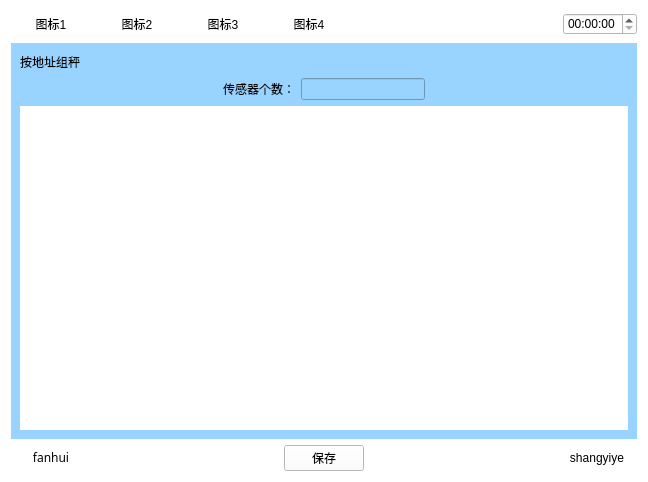
<?xml version="1.0" encoding="UTF-8"?>
<ui version="4.0">
 <class>Andizhizucheng2</class>
 <widget class="QWidget" name="Andizhizucheng2">
  <property name="geometry">
   <rect>
    <x>0</x>
    <y>0</y>
    <width>648</width>
    <height>482</height>
   </rect>
  </property>
  <property name="windowTitle">
   <string>Form</string>
  </property>
  <property name="styleSheet">
   <string notr="true">background-color: rgb(255, 255, 255);</string>
  </property>
  <layout class="QVBoxLayout" name="verticalLayout_3" stretch="1,5,1">
   <item>
    <layout class="QHBoxLayout" name="horizontalLayout_5">
     <item>
      <widget class="QPushButton" name="pushButton">
       <property name="text">
        <string>图标1</string>
       </property>
       <property name="flat">
        <bool>true</bool>
       </property>
      </widget>
     </item>
     <item>
      <widget class="QPushButton" name="pushButton_2">
       <property name="text">
        <string>图标2</string>
       </property>
       <property name="flat">
        <bool>true</bool>
       </property>
      </widget>
     </item>
     <item>
      <widget class="QPushButton" name="pushButton_3">
       <property name="text">
        <string>图标3</string>
       </property>
       <property name="flat">
        <bool>true</bool>
       </property>
      </widget>
     </item>
     <item>
      <widget class="QPushButton" name="pushButton_4">
       <property name="text">
        <string>图标4</string>
       </property>
       <property name="flat">
        <bool>true</bool>
       </property>
      </widget>
     </item>
     <item>
      <spacer name="horizontalSpacer_4">
       <property name="orientation">
        <enum>Qt::Horizontal</enum>
       </property>
       <property name="sizeHint" stdset="0">
        <size>
         <width>40</width>
         <height>20</height>
        </size>
       </property>
      </spacer>
     </item>
     <item>
      <widget class="QTimeEdit" name="timeEdit_2"/>
     </item>
    </layout>
   </item>
   <item>
    <widget class="QWidget" name="widget" native="true">
     <property name="sizePolicy">
      <sizepolicy hsizetype="Preferred" vsizetype="Preferred">
       <horstretch>0</horstretch>
       <verstretch>0</verstretch>
      </sizepolicy>
     </property>
     <property name="contextMenuPolicy">
      <enum>Qt::DefaultContextMenu</enum>
     </property>
     <property name="styleSheet">
      <string notr="true">background-color: rgb(153, 211, 255);</string>
     </property>
     <layout class="QVBoxLayout" name="verticalLayout_2" stretch="1,1,4">
      <item>
       <layout class="QHBoxLayout" name="horizontalLayout">
        <item>
         <widget class="QLabel" name="label">
          <property name="text">
           <string>按地址组秤</string>
          </property>
         </widget>
        </item>
        <item>
         <spacer name="horizontalSpacer">
          <property name="orientation">
           <enum>Qt::Horizontal</enum>
          </property>
          <property name="sizeHint" stdset="0">
           <size>
            <width>40</width>
            <height>20</height>
           </size>
          </property>
         </spacer>
        </item>
        <item>
         <layout class="QVBoxLayout" name="verticalLayout"/>
        </item>
       </layout>
      </item>
      <item>
       <layout class="QHBoxLayout" name="horizontalLayout_6">
        <item>
         <spacer name="horizontalSpacer_6">
          <property name="orientation">
           <enum>Qt::Horizontal</enum>
          </property>
          <property name="sizeHint" stdset="0">
           <size>
            <width>40</width>
            <height>20</height>
           </size>
          </property>
         </spacer>
        </item>
        <item>
         <layout class="QHBoxLayout" name="horizontalLayout_4">
          <item>
           <widget class="QLabel" name="label_3">
            <property name="text">
             <string>传感器个数：</string>
            </property>
           </widget>
          </item>
          <item>
           <widget class="QLineEdit" name="lineEdit"/>
          </item>
         </layout>
        </item>
        <item>
         <spacer name="horizontalSpacer_7">
          <property name="orientation">
           <enum>Qt::Horizontal</enum>
          </property>
          <property name="sizeHint" stdset="0">
           <size>
            <width>40</width>
            <height>20</height>
           </size>
          </property>
         </spacer>
        </item>
       </layout>
      </item>
      <item>
       <widget class="QWidget" name="widget_2" native="true">
        <property name="styleSheet">
         <string notr="true">background-color: rgb(255, 255, 255);</string>
        </property>
       </widget>
      </item>
     </layout>
    </widget>
   </item>
   <item>
    <layout class="QHBoxLayout" name="horizontalLayout_2">
     <item>
      <widget class="QPushButton" name="returnIndex">
       <property name="font">
        <font>
         <family>AR PL UMing TW MBE</family>
        </font>
       </property>
       <property name="text">
        <string>fanhui</string>
       </property>
       <property name="flat">
        <bool>true</bool>
       </property>
      </widget>
     </item>
     <item>
      <spacer name="horizontalSpacer_3">
       <property name="orientation">
        <enum>Qt::Horizontal</enum>
       </property>
       <property name="sizeHint" stdset="0">
        <size>
         <width>40</width>
         <height>20</height>
        </size>
       </property>
      </spacer>
     </item>
     <item>
      <widget class="QPushButton" name="pushButton_5">
       <property name="text">
        <string>保存</string>
       </property>
      </widget>
     </item>
     <item>
      <spacer name="horizontalSpacer_2">
       <property name="orientation">
        <enum>Qt::Horizontal</enum>
       </property>
       <property name="sizeHint" stdset="0">
        <size>
         <width>40</width>
         <height>20</height>
        </size>
       </property>
      </spacer>
     </item>
     <item>
      <widget class="QPushButton" name="returnPage">
       <property name="text">
        <string>shangyiye</string>
       </property>
       <property name="flat">
        <bool>true</bool>
       </property>
      </widget>
     </item>
    </layout>
   </item>
  </layout>
 </widget>
 <resources/>
 <connections/>
</ui>
